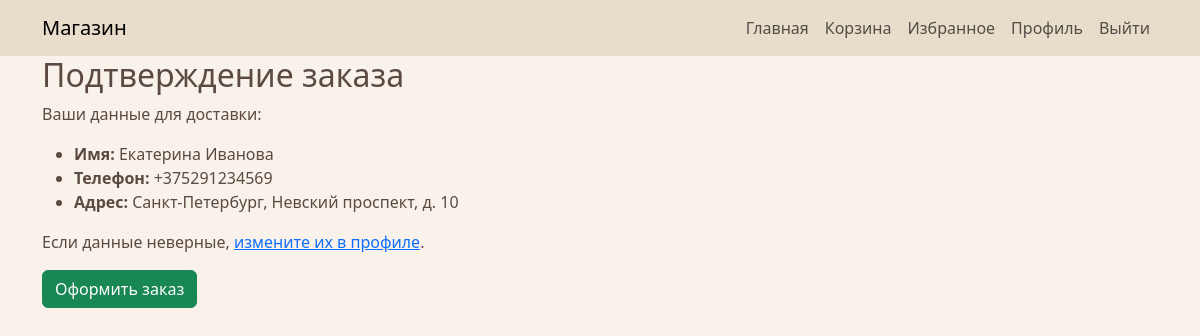
/order/create/ (signed in), run on the app's committed database.
### store/models.py (models this page shows, shortened)
class Profile(models.Model):
    user = models.OneToOneField(User, on_delete=models.CASCADE)
    name = models.CharField(
        max_length=50,
        verbose_name='Имя',
    )
    surname = models.CharField(
        max_length=50,
        verbose_name='Фамилия',
    )
    birthday = models.DateField(verbose_name='Дата рождения', null=True, blank=True)
    address = models.CharField(
        max_length=500,
        verbose_name='Aдрес',
    )
    phone_number = models.CharField(
        max_length=15,
        verbose_name='Номер телефона',
        validators=[RegexValidator(
            regex=r'^\+?1?\d{9,15}$',
            message="Номер телефона должен быть в формате: '+999999999'. Максимальная длина 15 символов."
        )],
    )
    telegram_user_id = models.CharField(max_length=100, blank=True, null=True)

### store/views.py (the view, shortened to what this page needs)
# urls.py: path('order/create/', views.OrderCreateView.as_view(), name='order_create'),
class OrderCreateView(View):
    def get(self, request, *args, **kwargs):
        user_profile = request.user.profile
        return render(request, 'order/order_confirm.html', {'profile': user_profile})

### store/templates/order/order_confirm.html (shortened to what this page needs)
{% extends "base.html" %}
{% block content %}
<div class="container">
    <h2>Подтверждение заказа</h2>
    <p>Ваши данные для доставки:</p>
    <ul>
        <li><strong>Имя:</strong> {{ profile.name }} {{ profile.surname }} </li>
        <li><strong>Телефон:</strong> {{ profile.phone_number }}</li>
        <li><strong>Адрес:</strong> {{ profile.address }}</li>
    </ul>
    <p>Если данные неверные, <a href="{% url 'profile_edit' %}">измените их в профиле</a>.</p>
    <form method="POST">
        <button type="submit" class="btn btn-success">Оформить заказ</button>
    </form>
</div>
{% endblock %}

### store/templates/base.html (style rules this page uses)
body { background-color: #f8f2ea; color: #5a4a42; }

### data on the page
Profile: name "Екатерина", surname "Иванова", phone_number "+375291234569", address "Санкт-Петербург, Невский проспект, д. 10"
